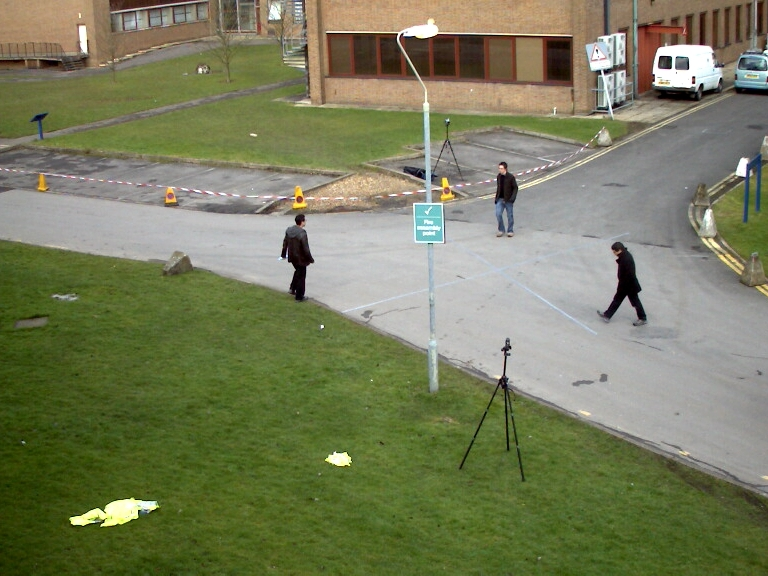
#> input picture PutImageDatasetHere/View_001/frame_0004.jpg, 768 x 576 px; its folder holds 4 pictures in this run
$ python 2_myDetectionAlgorithm.py
#> lines starting #> are read from the running program, lines starting #| are printed output that depends on the picture; after the words box and inside, x2 and y2 are one past the last pixel; in counts of white or black regions, pixels touching at a corner belong together
import cv2
import os
import pandas as pd
import numpy as np

# Loads all the names of the frames from the dataset
def loadImgDatasetPaths():

    image_folder = "PutImageDatasetHere/View_001"
    imagesPaths = [os.path.join(image_folder, img) for img in os.listdir(image_folder)]
    imagesPaths.sort()

    return imagesPaths


# Receives the path to all images and returns the images without the background by using a median filter
def removeBG(pathToImages, minThreshold=15, openingK=4, dilationK=1, closingK=6, smallClosingK=3, minArea=200):

    # Load all images
#> called with minThreshold = 15, openingK = 4, dilationK = 1, closingK = 6, smallClosingK = 3, minArea = 200
    images = [cv2.imread(imgPath) for imgPath in pathToImages]
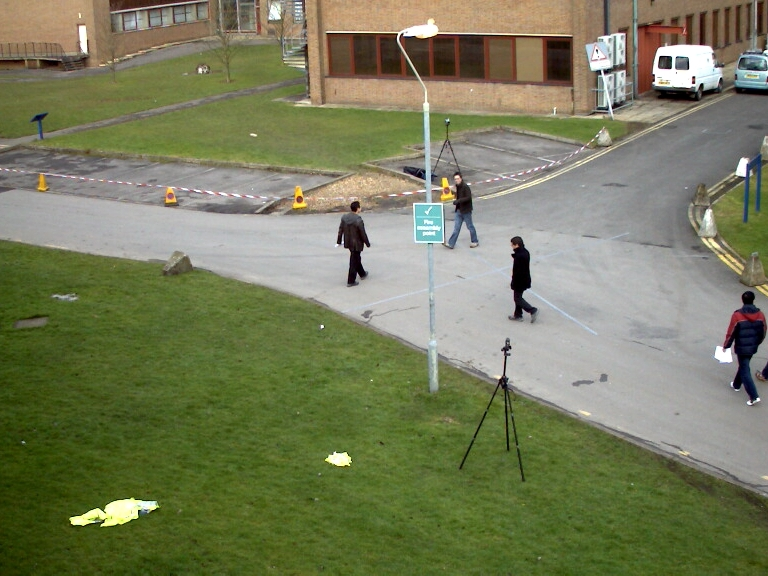
#> input picture PutImageDatasetHere/View_001/frame_0014.jpg, 768 x 576 px
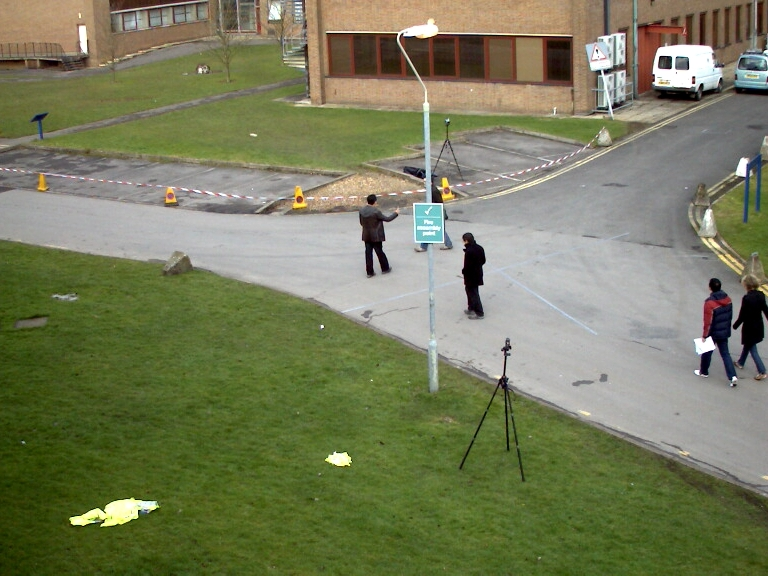
#> input picture PutImageDatasetHere/View_001/frame_0019.jpg, 768 x 576 px
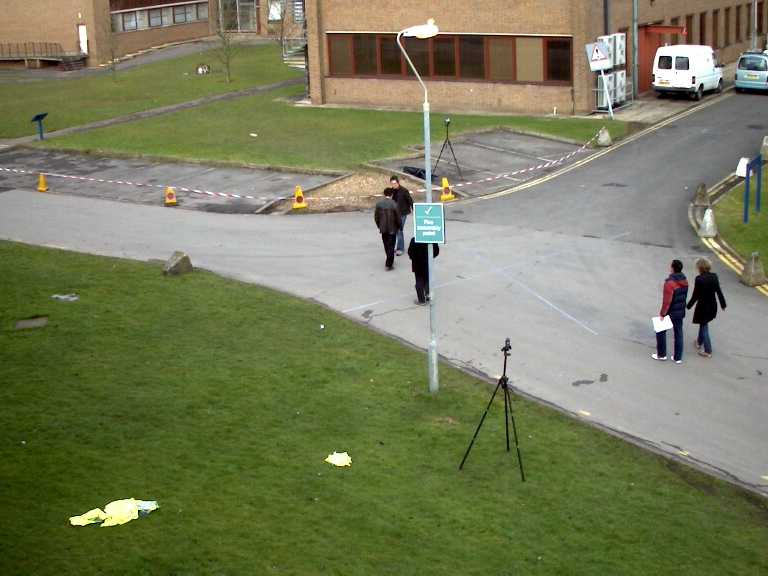
#> input picture PutImageDatasetHere/View_001/frame_0026.jpg, 768 x 576 px
#> images = 4 items

    # Compute median image (background) and return a grayscale image
    median = cv2.cvtColor(np.median(images, axis=0).astype(np.uint8), cv2.COLOR_BGR2GRAY)
    cv2.imshow("median img", median)

    # Initialize list to store binary images without background
    imagesWithoutBG = []

    # Loop through all images
    for img in images:
        # Convert the image to grayscale
        gray = cv2.cvtColor(img, cv2.COLOR_BGR2GRAY)
        #cv2.imshow("gray img", gray)
        # Subtract the median from the grayscale image to obtain the foreground
        foreground = cv2.absdiff(gray, median)
        #cv2.imshow("foreground img", foreground)

        # Threshold the foreground to obtain a binary image
        thresholded = cv2.threshold(foreground, minThreshold, 255, cv2.THRESH_BINARY)[1]
        #cv2.imshow("thresholded img 30", thresholded)

        # Apply opening to remove small objects or noise from binary image
        kernel = np.ones((openingK, openingK),np.uint8)
        opened = cv2.morphologyEx(thresholded, cv2.MORPH_OPEN, kernel)
        #cv2.imshow("opened 4", opened)

        # Dilation to fill gap between head and body
        kernel = np.ones((dilationK,dilationK),np.uint8)
        dilated = cv2.dilate(opened, kernel)
        dilated = cv2.dilate(dilated, kernel)

        # Perform a closing operation to fill in big gaps in the objects
        kernel = np.ones((closingK,closingK),np.uint8)
        closed = cv2.morphologyEx(dilated, cv2.MORPH_CLOSE, kernel)
        # Perform closing operations to fill in small gaps in the objects
        kernel = np.ones((smallClosingK,smallClosingK),np.uint8)
        closed = cv2.morphologyEx(closed, cv2.MORPH_CLOSE, kernel)
        closed = cv2.morphologyEx(closed, cv2.MORPH_CLOSE, kernel)
        closed = cv2.morphologyEx(closed, cv2.MORPH_CLOSE, kernel)
        closed = cv2.morphologyEx(closed, cv2.MORPH_CLOSE, kernel)

        #cv2.imshow("closed img 3", closed)

        imagesWithoutBG.append(closed)
#> this loop made 4 passes
#> pass 1, in removeBG, `thresholded = cv2.threshold(foreground, minThreshold, 255, cv2.THRESH_..`:
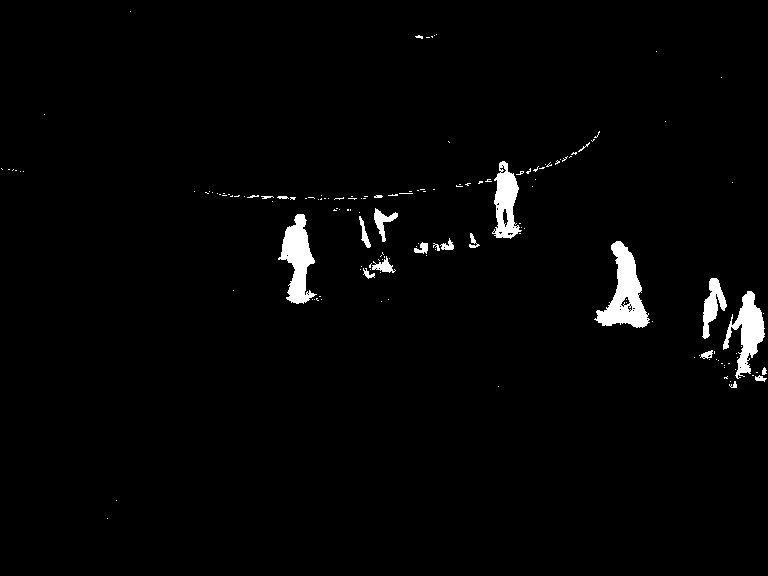
#> thresholded: shape (576, 768); 2.1% white; 152 white regions (130 under 20 px), largest, box (x1, y1, x2, y2) and area: (594, 241, 650, 328) 2195, (278, 214, 317, 304) 1764, (723, 291, 765, 379) 1581
#> after the loop: dilated: shape (576, 768); 2.2% white; 13 white regions (2 under 20 px), largest, box (x1, y1, x2, y2) and area: (653, 260, 727, 363) 4680, (375, 186, 431, 308) 3262, (734, 292, 766, 373) 1349
#> after the loop:
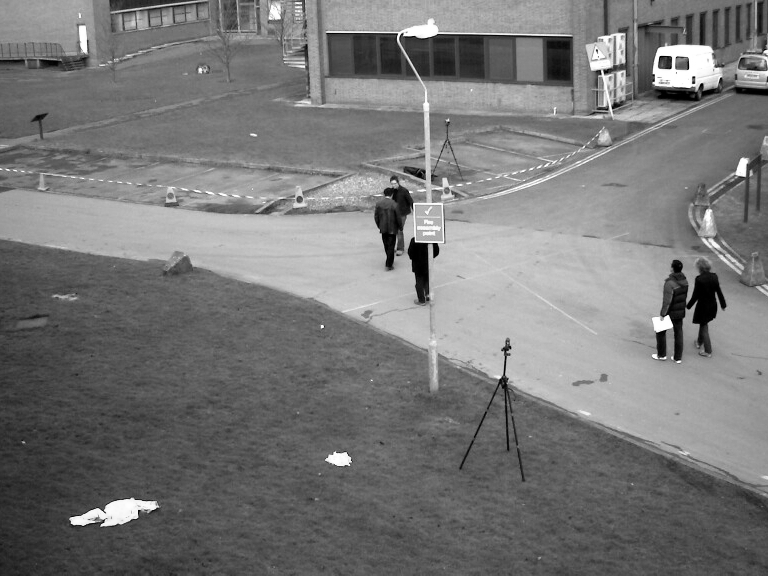
#> gray: shape (576, 768); min 0, max 255, mean 119.6
#> after the loop:
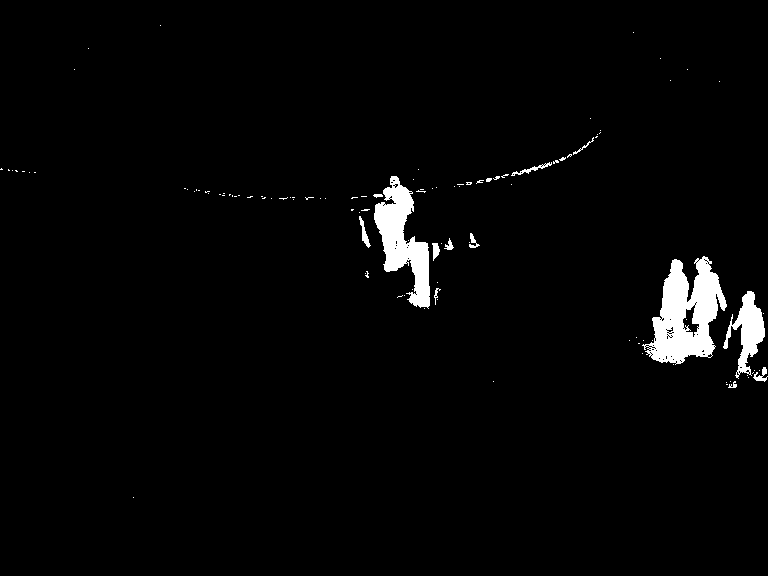
#> thresholded: shape (576, 768); 2.5% white; 111 white regions (97 under 20 px), largest, box (x1, y1, x2, y2) and area: (642, 256, 727, 365) 4978, (374, 176, 430, 309) 3449, (723, 291, 765, 379) 1526
#> after the loop, imagesWithoutBG = 4 items

    return imagesWithoutBG

# Creates a dataframe that has all the data to create the bounding boxes on all images
def createMyTruth(imagesWithoutBG):
    # Define the column names for the dataframe
    columns = ["Frame number", "Identity number", "Bounding box left", "Bounding box top",
               "Bounding box width", "Bounding box height", "Area"]

    # Initialize empty list for empty dataframe for tracking data
    dfMyTruth = pd.DataFrame(columns=columns)

    # Initialize dictionary to store centroids for each identity number
    centroids_dict = {}

    # Loop through each binary image in the list
    for frame_num, binary_img in enumerate(imagesWithoutBG):

        # Perform connected component analysis on the binary image
        num_labels, labels, stats, centroids = cv2.connectedComponentsWithStats(binary_img)

        # Loop through each connected component
        for i in range(1, num_labels):

            # Extract stats for this component
            left = stats[i, cv2.CC_STAT_LEFT]
            top = stats[i, cv2.CC_STAT_TOP]
            width = stats[i, cv2.CC_STAT_WIDTH]
            height = stats[i, cv2.CC_STAT_HEIGHT]
            area = stats[i, cv2.CC_STAT_AREA]

            # Check if the area is greater than or equal to 200
            if area >= 200:


                # Get centroid coordinates
                cx, cy = centroids[i]

                # Check if this is a new or existing identity (if is new pedestrian or an existing one)
                existing_ids = list(centroids_dict.keys())
                if len(existing_ids) == 0:
                    # If there are no existing pedestrians, assign identity number 1 to this component
                    identity_num = 1
                    centroids_dict[identity_num] = (cx, cy)
                else:
                    # If there are existing pedestrians, find the closest one and assign it to this component
                    min_dist = float('inf')
                    min_id = None
                    for identity_num, centroid in centroids_dict.items():
                        dist = np.sqrt((cx - centroid[0])**2 + (cy - centroid[1])**2)
                        if dist < min_dist:
                            min_dist = dist
                            min_id = identity_num
                    if min_dist > 50:
                        # If the closest identity is too far away, create a new one
                        max_id = max(existing_ids)
                        identity_num = max_id + 1
                        centroids_dict[identity_num] = (cx, cy)
                    else:
                        # Otherwise, assign the closest identity to this component
                        identity_num = min_id
                        centroids_dict[identity_num] = (cx, cy)

                # Add tracking data to the dataframe
                dfMyTruth = dfMyTruth.append(pd.DataFrame({
                    "Frame number": frame_num+1, #as the txt, it starts at 1
                    "Identity number": identity_num,
                    "Bounding box left": left,
                    "Bounding box top": top,
                    "Bounding box width": width,
                    "Bounding box height": height,
                    "Area": area
                }, index=[0]), ignore_index=True)
#> this loop made 1 pass
#> (frame_num, num_labels) on pass 1: (0, 18)
#> pass 1, in createMyTruth, `num_labels, labels, stats, centroids = cv2.connectedComponentsWithStat..`:
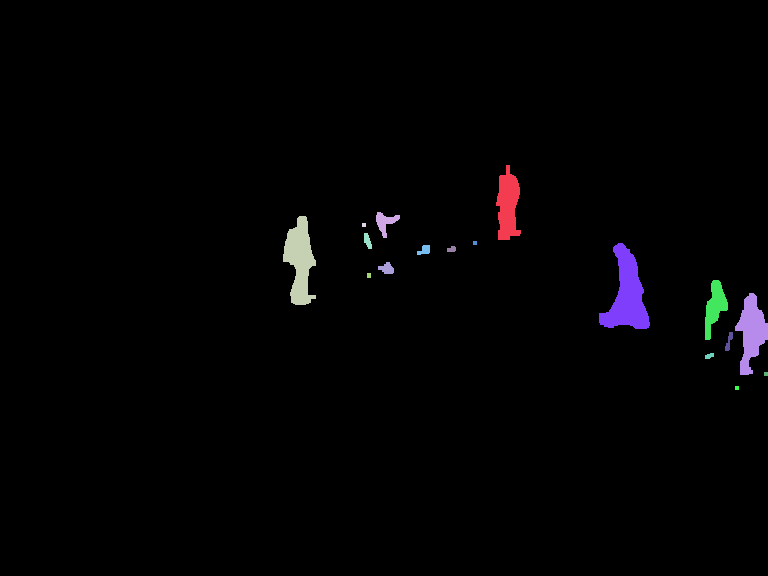
#> labels: shape (576, 768) int32; 18 distinct labels, from 0 to 17; one colour per label, 0 black
#> after the loop, centroids_dict = {1: (507.4, 204.8)}

    return dfMyTruth

# Plots a bounding box on a certain frame
# [50 lines left out: functions createBoundingBox, createIdentityNumber, showMTworking, not called in this run]


if __name__ == "__main__":
    all_images_path = loadImgDatasetPaths()


    imagesWithoutBG = removeBG(all_images_path)

# [7 lines of commented-out code are left out]

#> (the run stopped early here; a loop or call above may not have finished)
